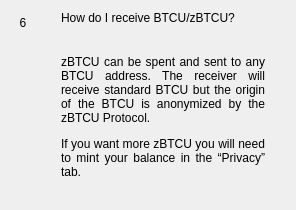
                  <widget class="QWidget" name="widgetFaq6" native="true">
                   <layout class="QHBoxLayout" name="horizontalpage_6" stretch="0,1">
                    <item alignment="Qt::AlignTop">
                     <widget class="QLabel" name="labelNumber6">
                      <property name="minimumSize">
                       <size>
                        <width>24</width>
                        <height>24</height>
                       </size>
                      </property>
                      <property name="maximumSize">
                       <size>
                        <width>16777215</width>
                        <height>24</height>
                       </size>
                      </property>
                      <property name="text">
                       <string>6</string>
                      </property>
                      <property name="alignment">
                       <set>Qt::AlignCenter</set>
                      </property>
                     </widget>
                    </item>
                    <item>
                     <layout class="QVBoxLayout" name="verticalLayoutpage_6">
                      <property name="spacing">
                       <number>0</number>
                      </property>
                      <property name="leftMargin">
                       <number>20</number>
                      </property>
                      <property name="rightMargin">
                       <number>20</number>
                      </property>
                      <item>
                       <widget class="QLabel" name="labelSubtitle6">
                        <property name="text">
                         <string>How do I receive BTCU/zBTCU?</string>
                        </property>
                        <property name="wordWrap">
                         <bool>true</bool>
                        </property>
                       </widget>
                      </item>
                      <item>
                       <spacer name="verticalSpacer_60">
                        <property name="orientation">
                         <enum>Qt::Vertical</enum>
                        </property>
                        <property name="sizeType">
                         <enum>QSizePolicy::Fixed</enum>
                        </property>
                        <property name="sizeHint" stdset="0">
                         <size>
                          <width>20</width>
                          <height>30</height>
                         </size>
                        </property>
                       </spacer>
                      </item>
                      <item>
                       <widget class="QLabel" name="labelContent6">
                        <property name="text">
                         <string>
                           &lt;html&gt;&lt;head/&gt;&lt;body&gt;&lt;p align=&quot;justify&quot;&gt;
                           zBTCU can be spent and sent to any BTCU address. The receiver will
                           receive standard BTCU but the origin of the BTCU is anonymized by the zBTCU Protocol.
                           &lt;/p&gt;&lt;p align=&quot;justify&quot;&gt;
                           If you want more zBTCU you will need to mint your balance in the “Privacy” tab.
                           &lt;/p&gt;&lt;/body&gt;&lt;/html&gt;
                         </string>
                        </property>
                        <property name="alignment">
                         <set>Qt::AlignLeading|Qt::AlignLeft|Qt::AlignTop</set>
                        </property>
                        <property name="wordWrap">
                         <bool>true</bool>
                        </property>
                       </widget>
                      </item>
                      <item>
                       <spacer name="verticalSpacer_61">
                        <property name="orientation">
                         <enum>Qt::Vertical</enum>
                        </property>
                        <property name="sizeHint" stdset="0">
                         <size>
                          <width>20</width>
                          <height>20</height>
                         </size>
                        </property>
                       </spacer>
                      </item>
                     </layout>
                    </item>
                   </layout>
                  </widget>
